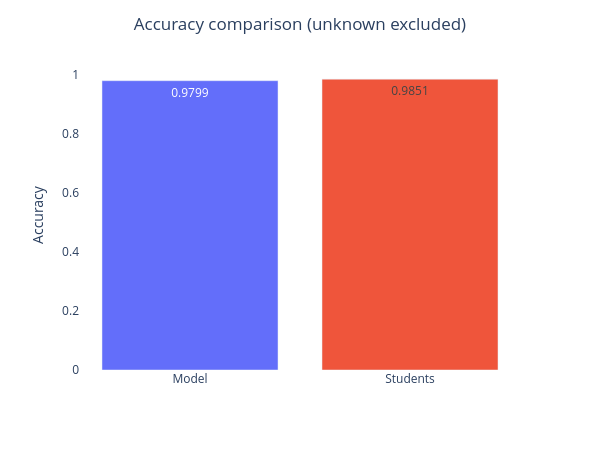

Source (notebook cell):
### Markdown cell above
## 3. Comparison

Side-by-side accuracy, then — since `unknown` rows were excluded from scoring — a look
at what each model actually predicts *for* those `unknown` events.

### Code cell
summary = pd.DataFrame({
    'source': ['Model', 'Students'],
    'accuracy': [model_acc, students_acc],
    'scored_rows': [len(model_scored), len(students_scored)],
    'mistakes': [len(model_mistakes), len(students_mistakes)],
})
display(summary)

fig = px.bar(summary, x='source', y='accuracy', color='source', text=summary['accuracy'].round(4),
             labels={'source': '', 'accuracy': 'Accuracy'})
fig.update_layout(title={'text': 'Accuracy comparison (unknown excluded)', 'x': 0.5},
                  plot_bgcolor='white', width=600, height=450,
                  yaxis={'range': [0, 1.05]}, showlegend=False)
fig.show()

### Figure 1 — Plotly figure (JSON) as saved in the notebook; plotly's stock layout.template omitted (floating-point values rounded to 4 significant figures)
{"data": [{"hovertemplate": "=%{x}<br>Accuracy=%{y}<br>text=%{text}<extra></extra>", "legendgroup": "Model", "marker": {"color": "#636efa", "pattern": {"shape": ""}}, "name": "Model", "orientation": "v", "showlegend": true, "text": [0.9799], "textposition": "auto", "type": "bar", "x": ["Model"], "xaxis": "x", "y": [0.9799], "yaxis": "y"}, {"hovertemplate": "=%{x}<br>Accuracy=%{y}<br>text=%{text}<extra></extra>", "legendgroup": "Students", "marker": {"color": "#EF553B", "pattern": {"shape": ""}}, "name": "Students", "orientation": "v", "showlegend": true, "text": [0.9851], "textposition": "auto", "type": "bar", "x": ["Students"], "xaxis": "x", "y": [0.9851], "yaxis": "y"}], "layout": {"barmode": "relative", "height": 450, "legend": {"title": {"text": ""}, "tracegroupgap": 0}, "margin": {"t": 60}, "plot_bgcolor": "white", "showlegend": false, "title": {"text": "Accuracy comparison (unknown excluded)", "x": 0.5}, "width": 600, "xaxis": {"anchor": "y", "categoryarray": ["Model", "Students"], "categoryorder": "array", "domain": [0, 1], "title": {"text": ""}}, "yaxis": {"anchor": "x", "domain": [0, 1], "range": [0, 1.05], "title": {"text": "Accuracy"}}}}
